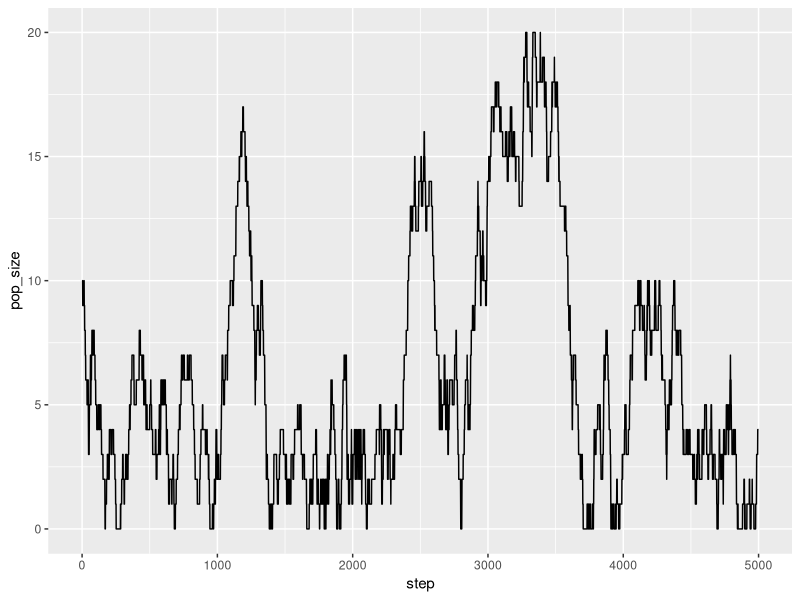
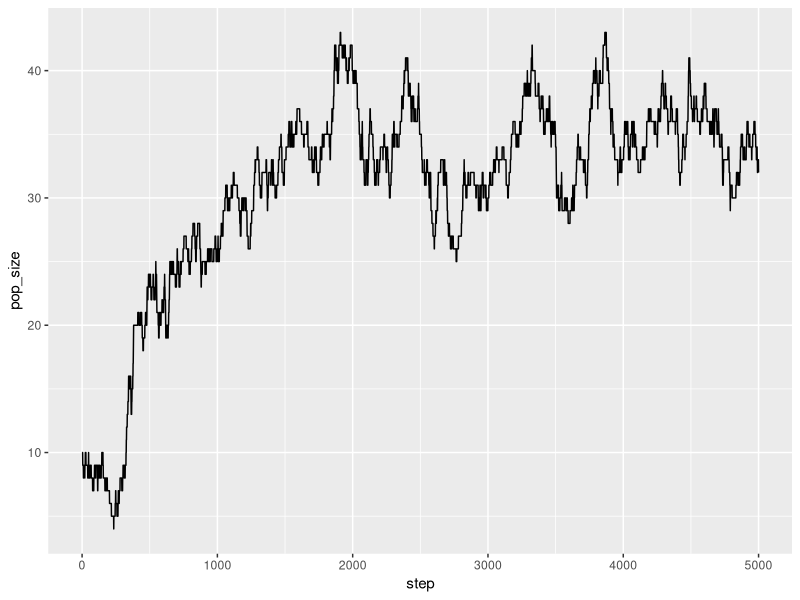
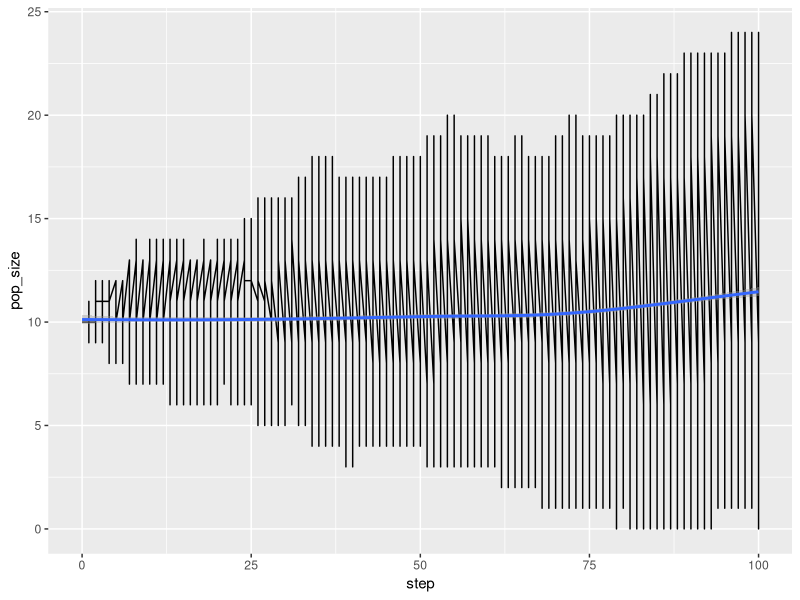
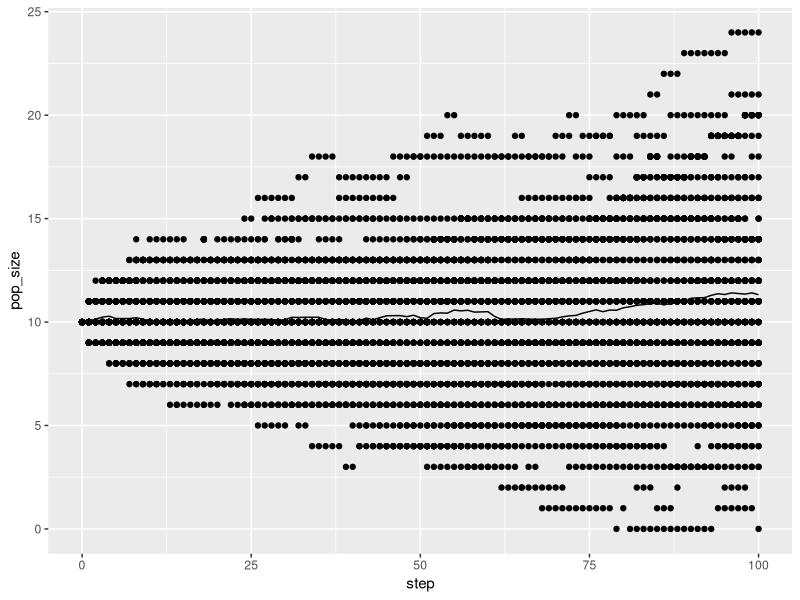

Here is the R script that generated these plots, in order:
## ---- chunk 1
knitr::opts_chunk$set(echo = TRUE)
# outline by Stephen Proulx
## ---- chunk 2
library(tidyverse)
## ---- chunk 3

# loop to determine population (n) at time (t) with random probability of individuals immigrating (alpha) and emmigrating (beta). 
imm_em_funct <- function(n = 10, #starting population size
                         t = 100, # number of time steps
                         alpha = 0.1, #probability of immigration
                         beta = 0.1, #probability of emigration
                         seed = runif(1, 1, 10000)) { #optional seed to get repeatable results
  
  set.seed(seed)
  rand <- runif((t * 2)) #random numbers with uniform distribution, need twice the number of iterations worth so don't compare alpha and beta to same number (see t + i below)
  
  event <- c(NA) # no event at timepoint 0
  pop_size <- c(n) # starting population
  
  for (i in 1:t) {
    # event for each loop
    ev = if_else(rand[i] < alpha, 1, 0) # + 1 if grows
    ev = if_else(rand[t + i] < beta, ev - 1, ev) # - 1 if shrinks
    
    event <- c(event, ev)
    
    pop <- pop_size[i] + ev #update population size
    
    if (pop > 0) { # if pop > 0 add pop to pop_size 
      pop_size <- c(pop_size, pop)
    } else  { #if pop <= 0 add 0 to pop_size (can't have neg pop_size)
      pop_size <- c(pop_size, 0)
    }
  }
  return(data.frame(
    step = 0:t,
    pop_size,
    event
  ))
}
## ---- chunk 4
run1 <- imm_em_funct(n = 10, t = 5000, alpha = 0.1, beta = 0.1, seed = 321)
run2 <- imm_em_funct(n = 10, t = 5000, alpha = 0.1, beta = 0.1, seed = 96)
## ---- chunk 5
ggplot(run1, aes(x = step, y = pop_size)) + geom_line()
ggplot(run2, aes(x = step, y = pop_size)) + geom_line()
## ---- chunk 6
runs <- data.frame()
for (i in 1:100) {
  res <- imm_em_funct(n = 10, t = 100, alpha = 0.1, beta = 0.1)
  runs <- rbind(runs, res)
}
ggplot(data = runs, aes(x = step, y = pop_size)) + geom_line() + geom_smooth()

runavg <- runs %>% 
  group_by(step) %>% 
  summarise(pop_size = mean(pop_size), pop_sd = sd(pop_size))
ggplot() +
  geom_point(data = runs, aes(x = step, y = pop_size)) +
  geom_line(data = runavg, aes(x = step, y = pop_size))
## ---- chunk 7
## grab a few from github
